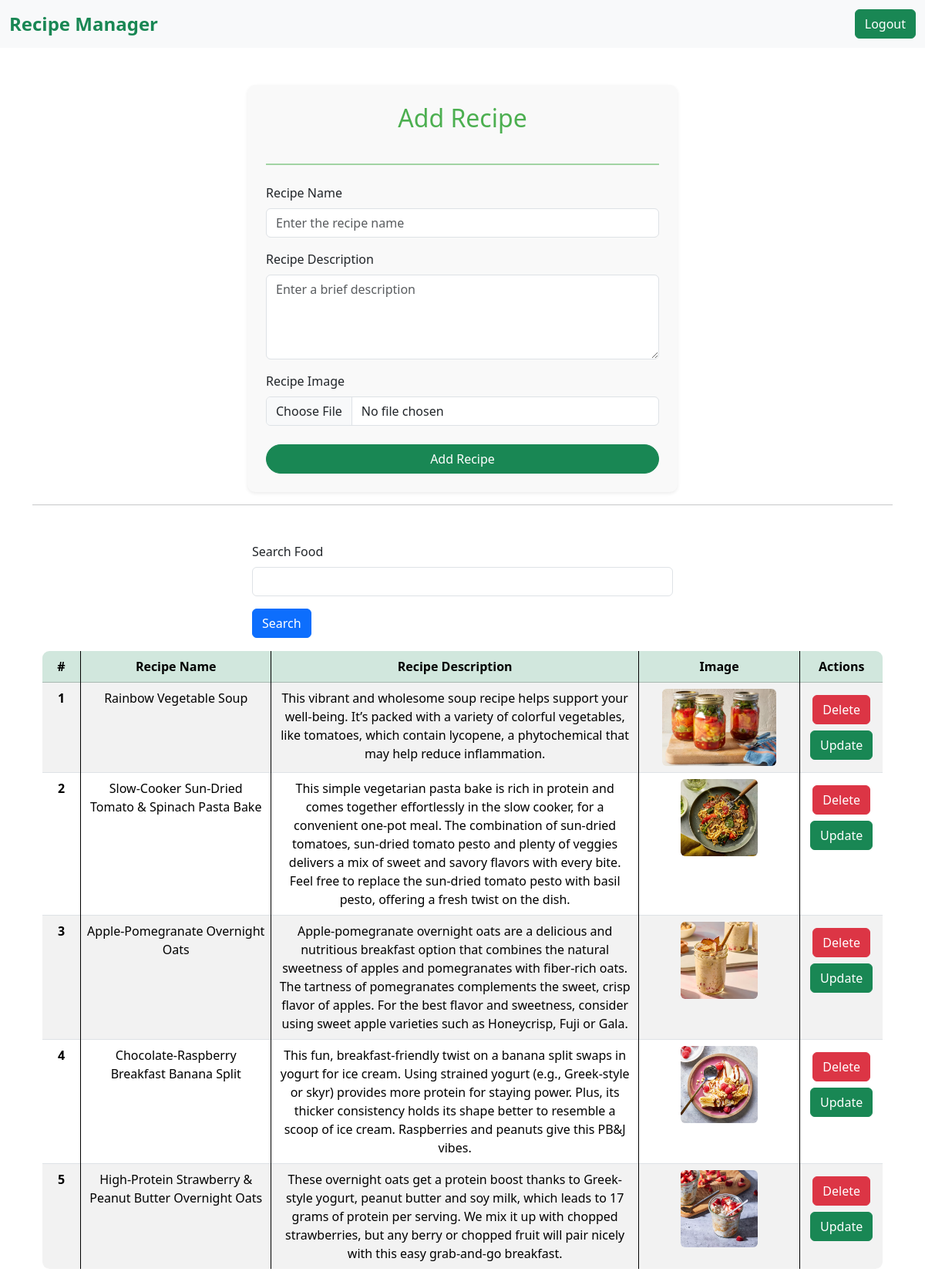
/receipes/ (signed in), run on the app's committed database.
### vege/models.py (models this page shows)
class Receipe(models.Model):
    user = models.ForeignKey(User ,on_delete=models.SET_NULL, null = True , blank=True)
    receipe_name = models.CharField(max_length=100)
    receipe_description = models.TextField()
    receipe_image = models.ImageField(upload_to="receipe")

### vege/views.py (the view, shortened to what this page needs)
# urls.py: path('receipes/', receipes, name="receipes"),
@login_required(login_url="/login")
def receipes(request):
    queryset = Receipe.objects.all()
    if request.GET.get('search'):
        queryset = queryset.filter(receipe_name__icontains = request.GET.get('search'))
    context = {'receipes': queryset } #queryset pass
    return render(request , 'receipes.html', context)

### vege/templates/receipes.html (shortened to what this page needs)
{% extends "base.html" %}
      {% block start %}
<div class="container mt-5">
    <form class="col-6 mx-auto card p-4 shadow-sm border-0" style="background: #f9f9f9; border-radius: 10px;" method="post" enctype= "multipart/form-data">
        <h2 class="text-center mb-4" style="color: #4CAF50;">Add Recipe</h2>
        <hr class="mb-4" style="border-top: 2px solid #4CAF50; opacity: 0.5;">
        <div class="mb-3">
            <label for="receipe_name" class="form-label">Recipe Name</label>
            <input name="receipe_name" type="text" class="form-control" id="receipe_name" placeholder="Enter the recipe name" required>
        </div>
        <div class="mb-3">
            <label for="receipe_description" class="form-label">Recipe Description</label>
            <textarea class="form-control" id="receipe_description" rows="4" placeholder="Enter a brief description" name="receipe_description" required></textarea>
        </div>
        <div class="mb-4">
            <label for="receipe_image" class="form-label">Recipe Image</label>
            <input type="file" name="receipe_image" class="form-control" id="receipe_image">
        </div>
        <button type="submit" class="btn btn-success w-100" style="border-radius: 25px;">Add Recipe</button>
    </form>
      <hr>
    <div class="container mt-5">
        <div class="mt-5">
          <div class ="mx-auto col-6">
            <form>
            <div class="mb-3">
              <label for="search" class="form-label">Search Food</label>
              <input name="search" type="text" class="form-control">
            </div>
            <button type="submit" class="btn btn-primary">Search</button>
          </form>
          </div>
        </div>
      <table class="table table-striped table-hover table-bordered text-center mt-3" style="border-radius: 10px; overflow: hidden;">
          <thead class="table-success">
            <tr>
              <th scope="col" style="width: 5%;">#</th>
              <th scope="col" style="width: 25%;">Recipe Name</th>
              <th scope="col" style="width: 50%;">Recipe Description</th>
              <th scope="col" style="width: 20%;">Image</th>
              <th scope="col" style="width: 20%;">Actions</th>
            </tr>
          </thead>
          <tbody>
            {% for receipe in receipes %}
            <tr>
              <th scope="row">{{ forloop.counter }}</th>
              <td>{{ receipe.receipe_name }}</td>
              <td>{{ receipe.receipe_description }}</td>
              <td>
                <img src="/media/{{ receipe.receipe_image }}" alt="Recipe Image" class="img-fluid rounded" style="height: 100px; max-width: 150px;">
              </td>
              <td>
                <a href="/delete_receipe/{{receipe.id}}/"class="btn btn-danger m-2">Delete</a>
                <a href="/update_receipe/{{receipe.id}}/"class="btn btn-success">Update</a>
              </td>
            </tr>
            {% empty %}
            <tr>
              <td colspan="4" class="text-center text-muted">No recipes found</td>
            </tr>
            {% endfor %}
          </tbody>
      </table>
  </div>
      {% endblock %}

### home/templates/base.html (shortened to what this page needs)
<!DOCTYPE html>
<html lang="en">
<head>
    <link href="https://cdn.jsdelivr.net/npm/bootstrap@5.3.3/dist/css/bootstrap.min.css" rel="stylesheet">
</head>
<body>
  <nav class="navbar bg-body-tertiary">
    <div class="container-fluid">
      <a class="navbar-brand fw-bold text-success" style="font-size: 1.5rem;">Recipe Manager</a>
      <form class="d-flex" role="search">
    {% if request.user.is_authenticated %}
        <a href="/logout/" class="btn btn-success" type="submit">Logout</a>
    {% else %}
    <a href="/login/" class="btn btn-success" type="submit">Login</a>
    {% endif %}
      </form>
    </div>
  </nav>
     {% block start%}
     {% endblock%}
    </body>
    </html>

### home/templates/base.html (style rules this page uses)
table, th, td { border: 1px solid black; }

### data on the page
Receipe: receipe_name "Rainbow Vegetable Soup", receipe_description "This vibrant and wholesome soup recipe helps support your well-being. It’s packed with a variety of colorful vegetables, like tomatoes, which contain lycopene, a phytochemical that may help reduce inflammation.", receipe_image (picture)
Receipe: receipe_name "Slow-Cooker Sun-Dried Tomato & Spinach Pasta Bake", receipe_description "This simple vegetarian pasta bake is rich in protein and comes together effortlessly in the slow cooker, for a convenient one-pot meal. The combination of sun-dried tomatoes, sun-dried tomato pesto and plenty of veggies delivers a mix of sweet and savory flavors with every bite. Feel free to replace the sun-dried tomato pesto with basil pesto, offering a fresh twist on the dish.", receipe_image (picture)
Receipe: receipe_name "Apple-Pomegranate Overnight Oats", receipe_description "Apple-pomegranate overnight oats are a delicious and nutritious breakfast option that combines the natural sweetness of apples and pomegranates with fiber-rich oats. The tartness of pomegranates complements the sweet, crisp flavor of apples. For the best flavor and sweetness, consider using sweet apple varieties such as Honeycrisp, Fuji or Gala.", receipe_image (picture)
Receipe: receipe_name "Chocolate-Raspberry Breakfast Banana Split", receipe_description "This fun, breakfast-friendly twist on a banana split swaps in yogurt for ice cream. Using strained yogurt (e.g., Greek-style or skyr) provides more protein for staying power. Plus, its thicker consistency holds its shape better to resemble a scoop of ice cream. Raspberries and peanuts give this PB&J vibes.", receipe_image (picture)
Receipe: receipe_name "High-Protein Strawberry & Peanut Butter Overnight Oats", receipe_description "These overnight oats get a protein boost thanks to Greek-style yogurt, peanut butter and soy milk, which leads to 17 grams of protein per serving. We mix it up with chopped strawberries, but any berry or chopped fruit will pair nicely with this easy grab-and-go breakfast.", receipe_image (picture)
